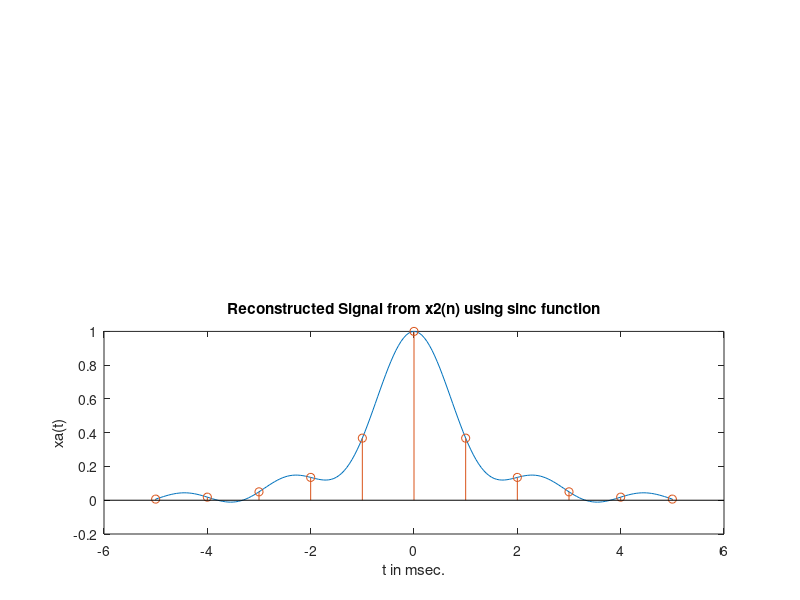

The MATLAB script that drew this image:
% Example 3.22
ts = 0.001; Fs = 1/ts; n = -5:1:5; nTs = n*ts;
x = exp(-1000*abs(nTs));

dt = 0.00005;
t = -0.005:dt:0.005;

xa = x * sinc(Fs*(ones(length(nTs),1)*t-nTs'*ones(1,length(t))));
error = max(abs(xa - exp(-1000*abs(t))))

subplot(2,1,2);plot(t*1000,xa);
xlabel('t in msec.'); ylabel('xa(t)')
title('Reconstructed Signal from x2(n) using sinc function'); hold on
stem(n*ts*1000,x); hold off

